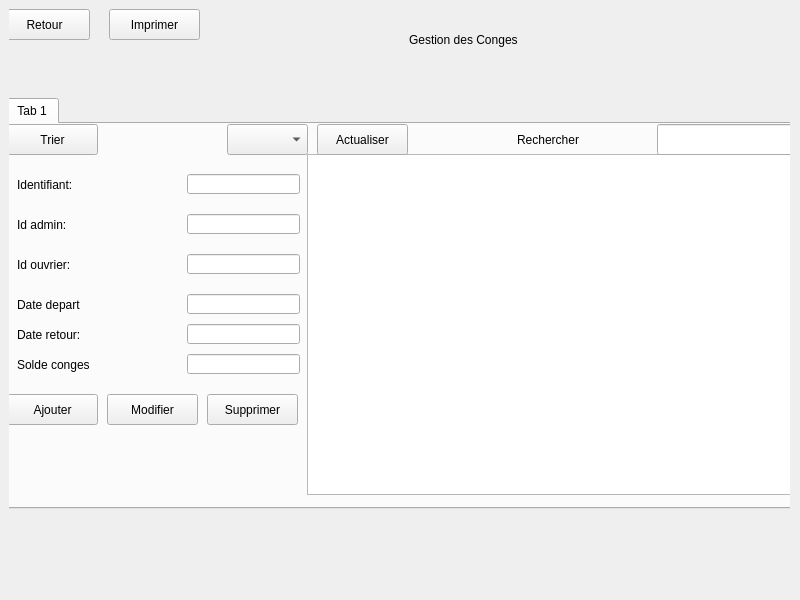
<?xml version="1.0" encoding="UTF-8"?>
<ui version="4.0">
 <class>Interface</class>
 <widget class="QWidget" name="Interface">
  <property name="geometry">
   <rect>
    <x>0</x>
    <y>0</y>
    <width>800</width>
    <height>600</height>
   </rect>
  </property>
  <property name="windowTitle">
   <string>Form</string>
  </property>
  <widget class="QStackedWidget" name="stackedWidget">
   <property name="geometry">
    <rect>
     <x>9</x>
     <y>9</y>
     <width>781</width>
     <height>601</height>
    </rect>
   </property>
   <property name="currentIndex">
    <number>1</number>
   </property>
   <widget class="QWidget" name="page_2">
    <widget class="QTabWidget" name="tabWidget_3">
     <property name="geometry">
      <rect>
       <x>-4</x>
       <y>79</y>
       <width>971</width>
       <height>411</height>
      </rect>
     </property>
     <property name="currentIndex">
      <number>0</number>
     </property>
     <widget class="QWidget" name="tab_7">
      <attribute name="title">
       <string>Tab 1</string>
      </attribute>
      <widget class="QTableView" name="tab_ouvrier">
       <property name="geometry">
        <rect>
         <x>300</x>
         <y>30</y>
         <width>561</width>
         <height>341</height>
        </rect>
       </property>
      </widget>
      <widget class="QComboBox" name="comboBox_ouv">
       <property name="geometry">
        <rect>
         <x>220</x>
         <y>0</y>
         <width>81</width>
         <height>31</height>
        </rect>
       </property>
      </widget>
      <widget class="QLabel" name="label_5">
       <property name="geometry">
        <rect>
         <x>550</x>
         <y>0</y>
         <width>151</width>
         <height>31</height>
        </rect>
       </property>
       <property name="text">
        <string>Rechercher</string>
       </property>
      </widget>
      <widget class="QLineEdit" name="lineEdit_rech_ouv_id">
       <property name="geometry">
        <rect>
         <x>650</x>
         <y>0</y>
         <width>151</width>
         <height>31</height>
        </rect>
       </property>
      </widget>
      <widget class="QPushButton" name="pushButton_actu_ouv">
       <property name="geometry">
        <rect>
         <x>310</x>
         <y>0</y>
         <width>91</width>
         <height>31</height>
        </rect>
       </property>
       <property name="text">
        <string>Actualiser</string>
       </property>
      </widget>
      <widget class="QPushButton" name="pushButton_tri_ouv">
       <property name="geometry">
        <rect>
         <x>0</x>
         <y>0</y>
         <width>91</width>
         <height>31</height>
        </rect>
       </property>
       <property name="text">
        <string>Trier</string>
       </property>
      </widget>
      <widget class="QLabel" name="label_16">
       <property name="geometry">
        <rect>
         <x>10</x>
         <y>40</y>
         <width>81</width>
         <height>21</height>
        </rect>
       </property>
       <property name="text">
        <string>Identifiant:</string>
       </property>
      </widget>
      <widget class="QLineEdit" name="lineEdit_ajout_ouv_id">
       <property name="geometry">
        <rect>
         <x>180</x>
         <y>40</y>
         <width>113</width>
         <height>20</height>
        </rect>
       </property>
      </widget>
      <widget class="QLineEdit" name="lineEdit_ajout_ouv_nom">
       <property name="geometry">
        <rect>
         <x>180</x>
         <y>70</y>
         <width>113</width>
         <height>20</height>
        </rect>
       </property>
      </widget>
      <widget class="QLabel" name="label_17">
       <property name="geometry">
        <rect>
         <x>10</x>
         <y>70</y>
         <width>81</width>
         <height>21</height>
        </rect>
       </property>
       <property name="text">
        <string>Nom:</string>
       </property>
      </widget>
      <widget class="QLineEdit" name="lineEdit_ajout_ouv_prenom">
       <property name="geometry">
        <rect>
         <x>180</x>
         <y>100</y>
         <width>113</width>
         <height>20</height>
        </rect>
       </property>
      </widget>
      <widget class="QLabel" name="label_20">
       <property name="geometry">
        <rect>
         <x>10</x>
         <y>100</y>
         <width>81</width>
         <height>21</height>
        </rect>
       </property>
       <property name="text">
        <string>Prenom:</string>
       </property>
      </widget>
      <widget class="QLabel" name="label_22">
       <property name="geometry">
        <rect>
         <x>10</x>
         <y>130</y>
         <width>81</width>
         <height>21</height>
        </rect>
       </property>
       <property name="text">
        <string>Password:</string>
       </property>
      </widget>
      <widget class="QLineEdit" name="lineEdit_ajout_ouv_pwd">
       <property name="geometry">
        <rect>
         <x>180</x>
         <y>130</y>
         <width>113</width>
         <height>20</height>
        </rect>
       </property>
      </widget>
      <widget class="QLineEdit" name="lineEdit_ajout_ouv_contact">
       <property name="geometry">
        <rect>
         <x>180</x>
         <y>160</y>
         <width>113</width>
         <height>20</height>
        </rect>
       </property>
      </widget>
      <widget class="QLabel" name="label_19">
       <property name="geometry">
        <rect>
         <x>10</x>
         <y>160</y>
         <width>81</width>
         <height>21</height>
        </rect>
       </property>
       <property name="text">
        <string>Contact:</string>
       </property>
      </widget>
      <widget class="QLabel" name="label_15">
       <property name="geometry">
        <rect>
         <x>10</x>
         <y>190</y>
         <width>81</width>
         <height>21</height>
        </rect>
       </property>
       <property name="text">
        <string>Ville:</string>
       </property>
      </widget>
      <widget class="QLineEdit" name="lineEdit_ajout_ouv_ville">
       <property name="geometry">
        <rect>
         <x>180</x>
         <y>190</y>
         <width>113</width>
         <height>20</height>
        </rect>
       </property>
      </widget>
      <widget class="QLineEdit" name="lineEdit_ajout_ouv_rue">
       <property name="geometry">
        <rect>
         <x>180</x>
         <y>220</y>
         <width>113</width>
         <height>20</height>
        </rect>
       </property>
      </widget>
      <widget class="QLineEdit" name="lineEdit_ajout_ouv_cp">
       <property name="geometry">
        <rect>
         <x>180</x>
         <y>260</y>
         <width>113</width>
         <height>20</height>
        </rect>
       </property>
      </widget>
      <widget class="QLabel" name="label_21">
       <property name="geometry">
        <rect>
         <x>10</x>
         <y>260</y>
         <width>81</width>
         <height>21</height>
        </rect>
       </property>
       <property name="text">
        <string>Code postal:</string>
       </property>
      </widget>
      <widget class="QLabel" name="label_18">
       <property name="geometry">
        <rect>
         <x>10</x>
         <y>220</y>
         <width>81</width>
         <height>21</height>
        </rect>
       </property>
       <property name="text">
        <string>Rue:</string>
       </property>
      </widget>
      <widget class="QPushButton" name="pushButton_supp_ouv">
       <property name="geometry">
        <rect>
         <x>200</x>
         <y>290</y>
         <width>91</width>
         <height>31</height>
        </rect>
       </property>
       <property name="text">
        <string>Supprimer</string>
       </property>
      </widget>
      <widget class="QPushButton" name="pushButton_modif_ouv">
       <property name="geometry">
        <rect>
         <x>100</x>
         <y>290</y>
         <width>91</width>
         <height>31</height>
        </rect>
       </property>
       <property name="text">
        <string>Modifier</string>
       </property>
      </widget>
      <widget class="QPushButton" name="pushButton_ajout_ouv">
       <property name="geometry">
        <rect>
         <x>0</x>
         <y>290</y>
         <width>91</width>
         <height>31</height>
        </rect>
       </property>
       <property name="text">
        <string>Ajouter</string>
       </property>
      </widget>
     </widget>
    </widget>
    <widget class="QLabel" name="label_6">
     <property name="geometry">
      <rect>
       <x>400</x>
       <y>-10</y>
       <width>201</width>
       <height>61</height>
      </rect>
     </property>
     <property name="text">
      <string>Gestion des Ouvrier</string>
     </property>
    </widget>
    <widget class="QPushButton" name="pushButton_retour_ouv">
     <property name="geometry">
      <rect>
       <x>0</x>
       <y>0</y>
       <width>91</width>
       <height>31</height>
      </rect>
     </property>
     <property name="text">
      <string>Retour</string>
     </property>
    </widget>
    <widget class="QPushButton" name="pushButton_printer_ouv">
     <property name="geometry">
      <rect>
       <x>100</x>
       <y>0</y>
       <width>91</width>
       <height>31</height>
      </rect>
     </property>
     <property name="text">
      <string>Imprimmer</string>
     </property>
    </widget>
   </widget>
   <widget class="QWidget" name="page">
    <widget class="QPushButton" name="pushButton_retour_con">
     <property name="geometry">
      <rect>
       <x>-10</x>
       <y>0</y>
       <width>91</width>
       <height>31</height>
      </rect>
     </property>
     <property name="text">
      <string>Retour</string>
     </property>
    </widget>
    <widget class="QTabWidget" name="tabWidget">
     <property name="geometry">
      <rect>
       <x>-4</x>
       <y>89</y>
       <width>971</width>
       <height>411</height>
      </rect>
     </property>
     <property name="currentIndex">
      <number>0</number>
     </property>
     <widget class="QWidget" name="tab_3">
      <attribute name="title">
       <string>Tab 1</string>
      </attribute>
      <widget class="QTableView" name="tab_conges">
       <property name="geometry">
        <rect>
         <x>300</x>
         <y>30</y>
         <width>561</width>
         <height>341</height>
        </rect>
       </property>
      </widget>
      <widget class="QComboBox" name="comboBox_con">
       <property name="geometry">
        <rect>
         <x>220</x>
         <y>0</y>
         <width>81</width>
         <height>31</height>
        </rect>
       </property>
      </widget>
      <widget class="QLabel" name="label">
       <property name="geometry">
        <rect>
         <x>510</x>
         <y>0</y>
         <width>151</width>
         <height>31</height>
        </rect>
       </property>
       <property name="text">
        <string>Rechercher</string>
       </property>
      </widget>
      <widget class="QLineEdit" name="lineEdit_rech_con_id">
       <property name="geometry">
        <rect>
         <x>650</x>
         <y>0</y>
         <width>151</width>
         <height>31</height>
        </rect>
       </property>
      </widget>
      <widget class="QPushButton" name="pushButton_actu_con">
       <property name="geometry">
        <rect>
         <x>310</x>
         <y>0</y>
         <width>91</width>
         <height>31</height>
        </rect>
       </property>
       <property name="text">
        <string>Actualiser</string>
       </property>
      </widget>
      <widget class="QPushButton" name="pushButton_tri_con">
       <property name="geometry">
        <rect>
         <x>0</x>
         <y>0</y>
         <width>91</width>
         <height>31</height>
        </rect>
       </property>
       <property name="text">
        <string>Trier</string>
       </property>
      </widget>
      <widget class="QPushButton" name="pushButton_modif_con">
       <property name="geometry">
        <rect>
         <x>100</x>
         <y>270</y>
         <width>91</width>
         <height>31</height>
        </rect>
       </property>
       <property name="text">
        <string>Modifier</string>
       </property>
      </widget>
      <widget class="QLineEdit" name="lineEdit_ajout_con_date_r">
       <property name="geometry">
        <rect>
         <x>180</x>
         <y>200</y>
         <width>113</width>
         <height>20</height>
        </rect>
       </property>
      </widget>
      <widget class="QLineEdit" name="lineEdit_ajout_con_id">
       <property name="geometry">
        <rect>
         <x>180</x>
         <y>50</y>
         <width>113</width>
         <height>20</height>
        </rect>
       </property>
      </widget>
      <widget class="QPushButton" name="pushButton_ajout_con">
       <property name="geometry">
        <rect>
         <x>0</x>
         <y>270</y>
         <width>91</width>
         <height>31</height>
        </rect>
       </property>
       <property name="text">
        <string>Ajouter</string>
       </property>
      </widget>
      <widget class="QLineEdit" name="lineEdit_ajout_con_id_ouv">
       <property name="geometry">
        <rect>
         <x>180</x>
         <y>130</y>
         <width>113</width>
         <height>20</height>
        </rect>
       </property>
      </widget>
      <widget class="QLabel" name="label_24">
       <property name="geometry">
        <rect>
         <x>10</x>
         <y>50</y>
         <width>81</width>
         <height>21</height>
        </rect>
       </property>
       <property name="text">
        <string>Identifiant:</string>
       </property>
      </widget>
      <widget class="QLabel" name="label_23">
       <property name="geometry">
        <rect>
         <x>10</x>
         <y>230</y>
         <width>81</width>
         <height>21</height>
        </rect>
       </property>
       <property name="text">
        <string>Solde conges</string>
       </property>
      </widget>
      <widget class="QLineEdit" name="lineEdit_ajout_con_id_adm">
       <property name="geometry">
        <rect>
         <x>180</x>
         <y>90</y>
         <width>113</width>
         <height>20</height>
        </rect>
       </property>
      </widget>
      <widget class="QLineEdit" name="lineEdit_ajout_con_sc">
       <property name="geometry">
        <rect>
         <x>180</x>
         <y>230</y>
         <width>113</width>
         <height>20</height>
        </rect>
       </property>
      </widget>
      <widget class="QLineEdit" name="lineEdit_ajout_con_date_d">
       <property name="geometry">
        <rect>
         <x>180</x>
         <y>170</y>
         <width>113</width>
         <height>20</height>
        </rect>
       </property>
      </widget>
      <widget class="QLabel" name="label_27">
       <property name="geometry">
        <rect>
         <x>10</x>
         <y>200</y>
         <width>81</width>
         <height>21</height>
        </rect>
       </property>
       <property name="text">
        <string>Date retour:</string>
       </property>
      </widget>
      <widget class="QLabel" name="label_28">
       <property name="geometry">
        <rect>
         <x>10</x>
         <y>130</y>
         <width>81</width>
         <height>21</height>
        </rect>
       </property>
       <property name="text">
        <string>Id ouvrier:</string>
       </property>
      </widget>
      <widget class="QPushButton" name="pushButton_supp_con">
       <property name="geometry">
        <rect>
         <x>200</x>
         <y>270</y>
         <width>91</width>
         <height>31</height>
        </rect>
       </property>
       <property name="text">
        <string>Supprimer</string>
       </property>
      </widget>
      <widget class="QLabel" name="label_25">
       <property name="geometry">
        <rect>
         <x>10</x>
         <y>90</y>
         <width>81</width>
         <height>21</height>
        </rect>
       </property>
       <property name="text">
        <string>Id admin:</string>
       </property>
      </widget>
      <widget class="QLabel" name="label_30">
       <property name="geometry">
        <rect>
         <x>10</x>
         <y>170</y>
         <width>81</width>
         <height>21</height>
        </rect>
       </property>
       <property name="text">
        <string>Date depart</string>
       </property>
      </widget>
     </widget>
    </widget>
    <widget class="QLabel" name="label_2">
     <property name="geometry">
      <rect>
       <x>400</x>
       <y>0</y>
       <width>201</width>
       <height>61</height>
      </rect>
     </property>
     <property name="text">
      <string>Gestion des Conges</string>
     </property>
    </widget>
    <widget class="QPushButton" name="pushButton_printer_con">
     <property name="geometry">
      <rect>
       <x>100</x>
       <y>0</y>
       <width>91</width>
       <height>31</height>
      </rect>
     </property>
     <property name="text">
      <string>Imprimer</string>
     </property>
    </widget>
   </widget>
   <widget class="QWidget" name="page_4">
    <widget class="QPushButton" name="pushButton_15">
     <property name="geometry">
      <rect>
       <x>350</x>
       <y>20</y>
       <width>91</width>
       <height>41</height>
      </rect>
     </property>
     <property name="text">
      <string>Gestion Ouvriers</string>
     </property>
    </widget>
    <widget class="QPushButton" name="pushButton_17">
     <property name="geometry">
      <rect>
       <x>350</x>
       <y>190</y>
       <width>91</width>
       <height>41</height>
      </rect>
     </property>
     <property name="text">
      <string>Gestion Conges</string>
     </property>
    </widget>
    <widget class="QPushButton" name="pushButton_18">
     <property name="geometry">
      <rect>
       <x>350</x>
       <y>270</y>
       <width>91</width>
       <height>41</height>
      </rect>
     </property>
     <property name="text">
      <string>Retour</string>
     </property>
    </widget>
    <widget class="QPushButton" name="pushButton_16">
     <property name="geometry">
      <rect>
       <x>350</x>
       <y>100</y>
       <width>91</width>
       <height>41</height>
      </rect>
     </property>
     <property name="text">
      <string>Gestion Admins</string>
     </property>
    </widget>
   </widget>
   <widget class="QWidget" name="page_5">
    <widget class="QTabWidget" name="tabWidget_2">
     <property name="geometry">
      <rect>
       <x>0</x>
       <y>80</y>
       <width>1011</width>
       <height>411</height>
      </rect>
     </property>
     <property name="currentIndex">
      <number>0</number>
     </property>
     <widget class="QWidget" name="tab_5">
      <attribute name="title">
       <string>Tab 1</string>
      </attribute>
      <widget class="QTableView" name="tab_admin">
       <property name="geometry">
        <rect>
         <x>300</x>
         <y>30</y>
         <width>611</width>
         <height>341</height>
        </rect>
       </property>
      </widget>
      <widget class="QLabel" name="label_3">
       <property name="geometry">
        <rect>
         <x>510</x>
         <y>0</y>
         <width>151</width>
         <height>31</height>
        </rect>
       </property>
       <property name="text">
        <string>Rechercher</string>
       </property>
      </widget>
      <widget class="QLineEdit" name="lineEdit_rech_ad_id">
       <property name="geometry">
        <rect>
         <x>640</x>
         <y>0</y>
         <width>151</width>
         <height>31</height>
        </rect>
       </property>
      </widget>
      <widget class="QPushButton" name="pushButton_tri_ad">
       <property name="geometry">
        <rect>
         <x>0</x>
         <y>0</y>
         <width>91</width>
         <height>31</height>
        </rect>
       </property>
       <property name="text">
        <string>Trier</string>
       </property>
      </widget>
      <widget class="QLineEdit" name="lineEdit_4">
       <property name="geometry">
        <rect>
         <x>180</x>
         <y>40</y>
         <width>113</width>
         <height>20</height>
        </rect>
       </property>
      </widget>
      <widget class="QLabel" name="label_7">
       <property name="geometry">
        <rect>
         <x>10</x>
         <y>40</y>
         <width>81</width>
         <height>21</height>
        </rect>
       </property>
       <property name="text">
        <string>Identifiant:</string>
       </property>
      </widget>
      <widget class="QComboBox" name="comboBox_4">
       <property name="geometry">
        <rect>
         <x>220</x>
         <y>0</y>
         <width>81</width>
         <height>31</height>
        </rect>
       </property>
      </widget>
      <widget class="QPushButton" name="pushButton_actu_ad">
       <property name="geometry">
        <rect>
         <x>300</x>
         <y>0</y>
         <width>91</width>
         <height>31</height>
        </rect>
       </property>
       <property name="text">
        <string>Actualiser</string>
       </property>
      </widget>
      <widget class="QLineEdit" name="lineEdit_20">
       <property name="geometry">
        <rect>
         <x>180</x>
         <y>70</y>
         <width>113</width>
         <height>20</height>
        </rect>
       </property>
      </widget>
      <widget class="QLabel" name="label_26">
       <property name="geometry">
        <rect>
         <x>10</x>
         <y>70</y>
         <width>81</width>
         <height>21</height>
        </rect>
       </property>
       <property name="text">
        <string>Nom:</string>
       </property>
      </widget>
      <widget class="QLabel" name="label_29">
       <property name="geometry">
        <rect>
         <x>10</x>
         <y>100</y>
         <width>81</width>
         <height>21</height>
        </rect>
       </property>
       <property name="text">
        <string>Prenom:</string>
       </property>
      </widget>
      <widget class="QLineEdit" name="lineEdit_21">
       <property name="geometry">
        <rect>
         <x>180</x>
         <y>100</y>
         <width>113</width>
         <height>20</height>
        </rect>
       </property>
      </widget>
      <widget class="QLineEdit" name="lineEdit_8">
       <property name="geometry">
        <rect>
         <x>180</x>
         <y>160</y>
         <width>113</width>
         <height>20</height>
        </rect>
       </property>
      </widget>
      <widget class="QLineEdit" name="lineEdit_7">
       <property name="geometry">
        <rect>
         <x>180</x>
         <y>130</y>
         <width>113</width>
         <height>20</height>
        </rect>
       </property>
      </widget>
      <widget class="QLabel" name="label_11">
       <property name="geometry">
        <rect>
         <x>10</x>
         <y>130</y>
         <width>81</width>
         <height>21</height>
        </rect>
       </property>
       <property name="text">
        <string>Password:</string>
       </property>
      </widget>
      <widget class="QLabel" name="label_9">
       <property name="geometry">
        <rect>
         <x>10</x>
         <y>160</y>
         <width>81</width>
         <height>21</height>
        </rect>
       </property>
       <property name="text">
        <string>Contact:</string>
       </property>
      </widget>
      <widget class="QLineEdit" name="lineEdit_9">
       <property name="geometry">
        <rect>
         <x>180</x>
         <y>190</y>
         <width>113</width>
         <height>20</height>
        </rect>
       </property>
      </widget>
      <widget class="QLabel" name="label_12">
       <property name="geometry">
        <rect>
         <x>10</x>
         <y>190</y>
         <width>81</width>
         <height>21</height>
        </rect>
       </property>
       <property name="text">
        <string>Ville:</string>
       </property>
      </widget>
      <widget class="QLineEdit" name="lineEdit_10">
       <property name="geometry">
        <rect>
         <x>180</x>
         <y>220</y>
         <width>113</width>
         <height>20</height>
        </rect>
       </property>
      </widget>
      <widget class="QLabel" name="label_14">
       <property name="geometry">
        <rect>
         <x>10</x>
         <y>220</y>
         <width>81</width>
         <height>21</height>
        </rect>
       </property>
       <property name="text">
        <string>Rue:</string>
       </property>
      </widget>
      <widget class="QLineEdit" name="lineEdit_11">
       <property name="geometry">
        <rect>
         <x>180</x>
         <y>250</y>
         <width>113</width>
         <height>20</height>
        </rect>
       </property>
      </widget>
      <widget class="QLabel" name="label_13">
       <property name="geometry">
        <rect>
         <x>10</x>
         <y>250</y>
         <width>81</width>
         <height>21</height>
        </rect>
       </property>
       <property name="text">
        <string>Code postal:</string>
       </property>
      </widget>
      <widget class="QPushButton" name="pushButton_supp_ad">
       <property name="geometry">
        <rect>
         <x>200</x>
         <y>280</y>
         <width>91</width>
         <height>31</height>
        </rect>
       </property>
       <property name="text">
        <string>Supprimer</string>
       </property>
      </widget>
      <widget class="QPushButton" name="pushButton_ajout_ad">
       <property name="geometry">
        <rect>
         <x>0</x>
         <y>280</y>
         <width>91</width>
         <height>31</height>
        </rect>
       </property>
       <property name="text">
        <string>Ajouter</string>
       </property>
      </widget>
      <widget class="QPushButton" name="pushButton_modif_ad">
       <property name="geometry">
        <rect>
         <x>100</x>
         <y>280</y>
         <width>91</width>
         <height>31</height>
        </rect>
       </property>
       <property name="text">
        <string>Modifier</string>
       </property>
      </widget>
     </widget>
    </widget>
    <widget class="QLabel" name="label_4">
     <property name="geometry">
      <rect>
       <x>404</x>
       <y>-9</y>
       <width>201</width>
       <height>61</height>
      </rect>
     </property>
     <property name="text">
      <string>Gestion des Admin</string>
     </property>
    </widget>
    <widget class="QPushButton" name="pushButton_retour_ad">
     <property name="geometry">
      <rect>
       <x>0</x>
       <y>0</y>
       <width>91</width>
       <height>31</height>
      </rect>
     </property>
     <property name="text">
      <string>Retour</string>
     </property>
    </widget>
   </widget>
  </widget>
 </widget>
 <resources/>
 <connections/>
</ui>
